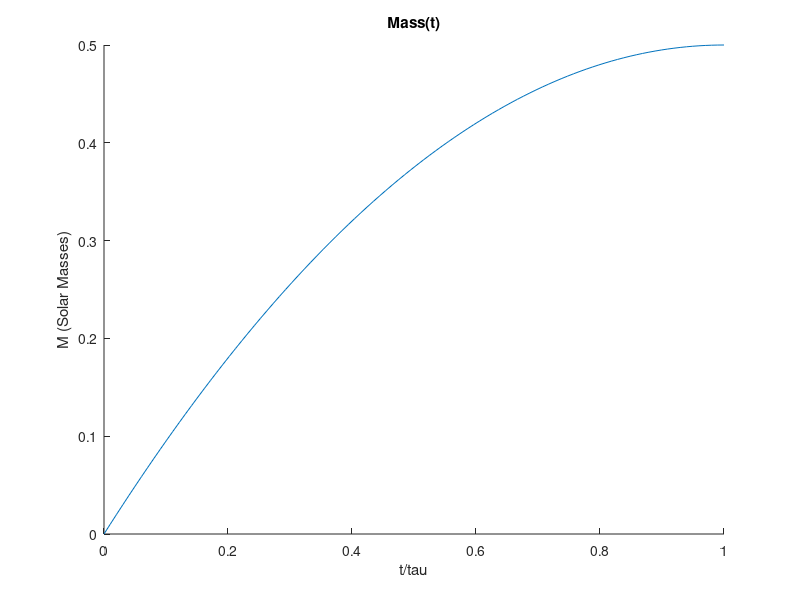

The MATLAB script that drew this image:
t=linspace(0,500000);
mass = (2e-6)*t-(2e-12)*t.^2;
hold on
title('Mass(t)');
xlabel('t/tau');
ylabel('M (Solar Masses)');
plot(t/0.5e6,mass)